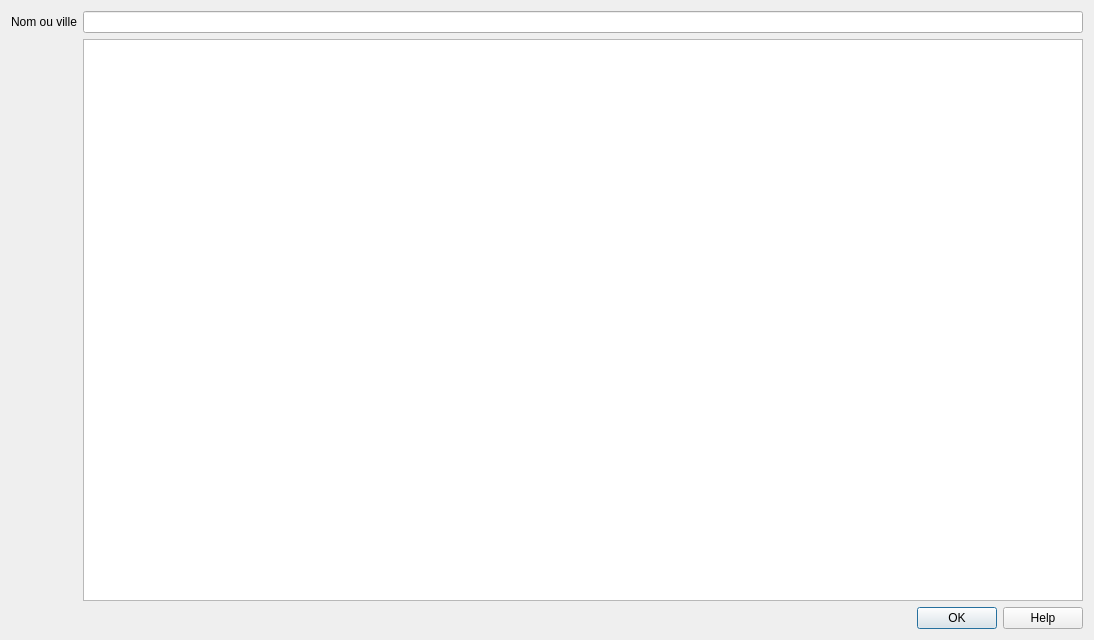
<?xml version="1.0" encoding="UTF-8"?>
<ui version="4.0">
 <class>CcpaSpancRechercheDlg</class>
 <widget class="QDialog" name="CcpaSpancRechercheDlg">
  <property name="geometry">
   <rect>
    <x>0</x>
    <y>0</y>
    <width>1094</width>
    <height>640</height>
   </rect>
  </property>
  <property name="windowTitle">
   <string>Dialog</string>
  </property>
  <layout class="QGridLayout" name="gridLayout">
   <item row="1" column="1">
    <widget class="QTableView" name="tableView">
     <property name="editTriggers">
      <set>QAbstractItemView::NoEditTriggers</set>
     </property>
     <property name="alternatingRowColors">
      <bool>true</bool>
     </property>
     <property name="selectionMode">
      <enum>QAbstractItemView::NoSelection</enum>
     </property>
     <property name="selectionBehavior">
      <enum>QAbstractItemView::SelectRows</enum>
     </property>
     <property name="sortingEnabled">
      <bool>true</bool>
     </property>
    </widget>
   </item>
   <item row="2" column="1">
    <widget class="QDialogButtonBox" name="buttonBox">
     <property name="orientation">
      <enum>Qt::Horizontal</enum>
     </property>
     <property name="standardButtons">
      <set>QDialogButtonBox::Help|QDialogButtonBox::Ok</set>
     </property>
    </widget>
   </item>
   <item row="0" column="1">
    <widget class="QLineEdit" name="lineEdit"/>
   </item>
   <item row="0" column="0">
    <widget class="QLabel" name="label">
     <property name="text">
      <string>Nom ou ville</string>
     </property>
    </widget>
   </item>
  </layout>
 </widget>
 <resources/>
 <connections>
  <connection>
   <sender>buttonBox</sender>
   <signal>accepted()</signal>
   <receiver>CcpaSpancRechercheDlg</receiver>
   <slot>accept()</slot>
   <hints>
    <hint type="sourcelabel">
     <x>248</x>
     <y>254</y>
    </hint>
    <hint type="destinationlabel">
     <x>157</x>
     <y>274</y>
    </hint>
   </hints>
  </connection>
  <connection>
   <sender>buttonBox</sender>
   <signal>rejected()</signal>
   <receiver>CcpaSpancRechercheDlg</receiver>
   <slot>reject()</slot>
   <hints>
    <hint type="sourcelabel">
     <x>316</x>
     <y>260</y>
    </hint>
    <hint type="destinationlabel">
     <x>286</x>
     <y>274</y>
    </hint>
   </hints>
  </connection>
 </connections>
</ui>
